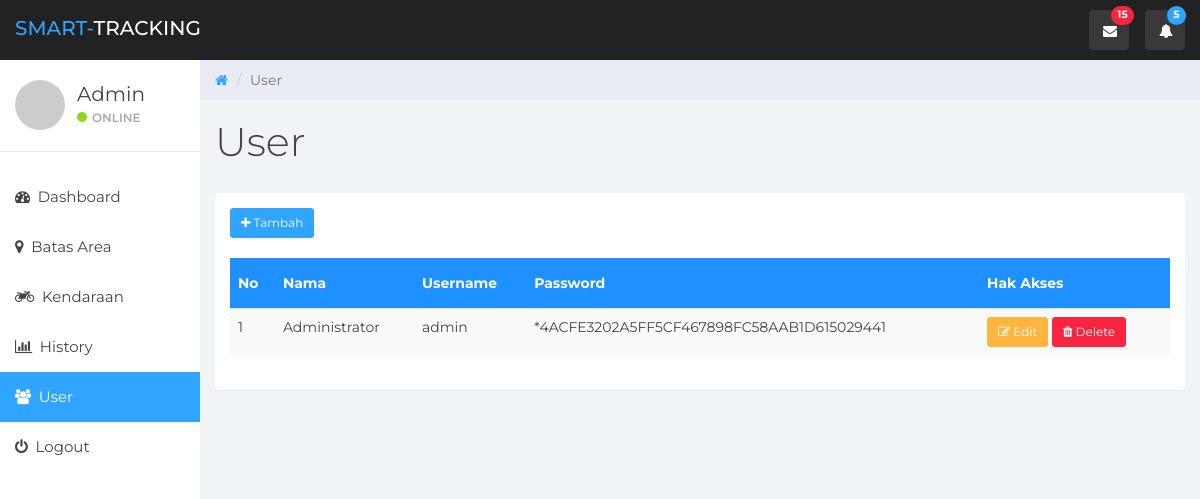
The app's page /user (signed in), older data.
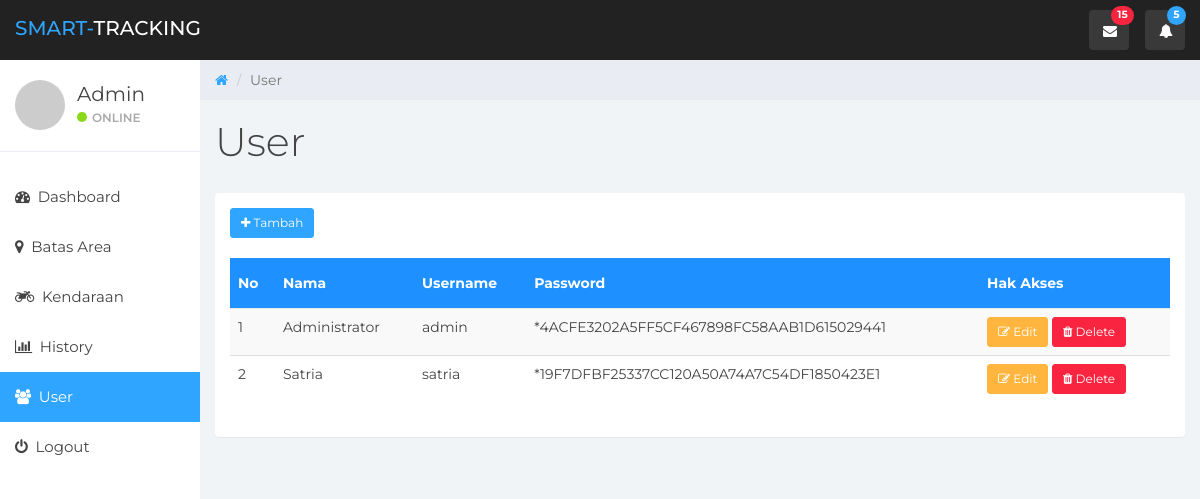
The same page, newer data.
### tables this page shows
CREATE TABLE `users` (
  `id` int(11) NOT NULL AUTO_INCREMENT,
  `nama` varchar(50) DEFAULT NULL,
  `username` varchar(30) DEFAULT NULL,
  `password` varchar(100) DEFAULT NULL,
  `roles` enum('admin','pengguna') DEFAULT NULL,
  PRIMARY KEY (`id`)
);

### config/dbconfig.php (called while the page is built, shortened)
<?php
class Dbconfig
{
	public function __construct()
	{
		$this->conn = new mysqli(DB_HOST, DB_USER, DB_PASS,DB_NAME);
	}
}

### config/dao.php (called while the page is built, shortened)
<?php
include_once 'dbconfig.php';
class Dao
{
	var $link;
	public function __construct()
	{
			$this->link = new Dbconfig();
		}
		public function view($tabel)
		{
			$query = "SELECT * FROM $tabel";
			return mysqli_query($this->link->conn, $query);
		}
	}
	?>

### user.php (the view, shortened to what this page needs)
<!DOCTYPE html>
<html>
<?php include_once 'template/head.php'; ?>
<body>
	<?php include_once 'template/nav.php'; ?>
	<?php include_once 'template/sidebar.php'; ?>
	<div class="col-sm-9 col-sm-offset-3 col-lg-10 col-lg-offset-2 main">
		<div class="row">
			<ol class="breadcrumb">
				<li><a href="index">
					<em class="fa fa-home"></em>
				</a></li>
				<li class="active">User</li>
			</ol>
		</div>
		<div class="row">
			<div class="col-lg-12">
				<h1 class="page-header">User</h1>
				<div class="panel">
					<div class="panel-body container-fluid">
						<button class="btn btn-sm btn-primary" onclick="add();"><i class="fa fa-plus"></i> Tambah</button>
						<br><br>
						<table class="table table-striped">
							<thead style="background-color: #1E90FF; color:white;" class="text-center">
								<th>No</th>
								<th>Nama</th>
								<th>Username</th>
								<th>Password</th>
								<th>Hak Akses</th>
							</thead>
							<tbody>
								<?php
								include_once 'config/dao.php';
								$dao = new Dao();
								$result = $dao->view('users');
								$no = 1;
								foreach ($result as $value) {
									$edit = "'".$value['id']."','".$value['nama']."','".$value['username']."'";
									$del = "'".$value['id']."','".$value['nama']."'";
									?>
									<tr>
										<td><?php echo $no; $no++; ?></td>
										<td><?php echo $value['nama'] ?></td>
										<td><?php echo $value['username'] ?></td>
										<td><?php echo $value['password'] ?></td>
										<td nowrap="">
											<button class="btn btn-sm btn-warning" onclick="edit(<?php echo $edit ?>);"><i class="fa fa-edit"></i> Edit</button>
											<button class="btn btn-sm btn-danger" onclick="del(<?php echo $del ?>)"><i class="fa fa-trash"></i> Delete</button>
										</td>
									</tr>
								<?php } ?>
							</tbody>
						</table>
					</div>
				</div>
			</div>
		</div>
	</div>
</body>
</html>

Row changes from the older to the newer data that the page shows:
added users: nama "Satria", username "satria", password "*19F7DFBF25337CC120A50A74A7C54DF1850423E1"
